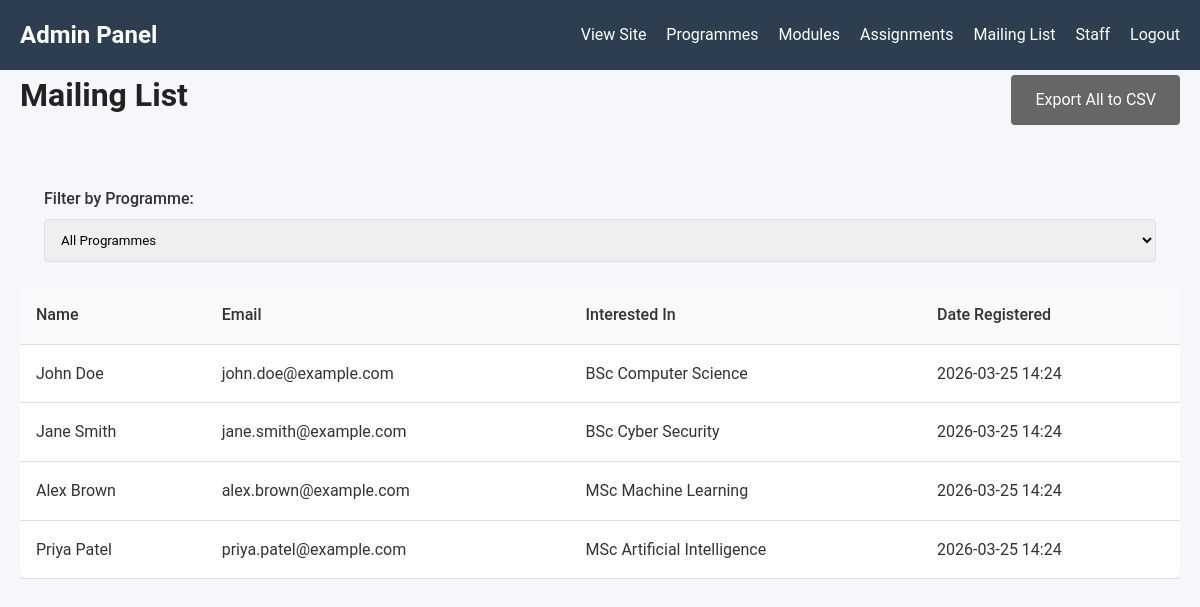
/admin/mailing (signed in), run on the app's committed database.
### tables this page shows
CREATE TABLE InterestedStudents (
    InterestID INT AUTO_INCREMENT PRIMARY KEY,
    ProgrammeID INT NOT NULL,
    StudentName VARCHAR(100) NOT NULL,
    Email VARCHAR(255) NOT NULL,
    RegisteredAt TIMESTAMP DEFAULT CURRENT_TIMESTAMP,
    FOREIGN KEY (ProgrammeID) REFERENCES Programmes(ProgrammeID) ON DELETE CASCADE
);

CREATE TABLE Programmes (
    ProgrammeID INTEGER PRIMARY KEY AUTO_INCREMENT,
    ProgrammeName TEXT NOT NULL,
    LevelID INTEGER,
    ProgrammeLeaderID INTEGER,
    Description TEXT,
    Image TEXT,
    FOREIGN KEY (LevelID) REFERENCES Levels(LevelID),
    FOREIGN KEY (ProgrammeLeaderID) REFERENCES Staff(StaffID)
);

### src/Core/Controller.php (called while the page is built, shortened)
<?php
class Controller
{
    protected function render(string $view, array $data = []): string
    {
        return View::render($view, $data);
    }
}

### src/Controllers/Admin/MailingController.php (called while the page is built, shortened)
<?php
class MailingController extends Controller
{
    public function index()
    {
        $programmeId = (int)($_GET['programme_id'] ?? 0);
        $programmes = Programme::all();
        $interests = Interest::allWithProgrammes($programmeId ?: null);
        return $this->render('admin/mailing/index', [
            'title' => 'Mailing List',
            'programmes' => $programmes,
            'interests' => $interests,
            'selectedProgrammeId' => $programmeId
        ]);
    }
}

### src/Core/Router.php (called while the page is built, shortened)
<?php
class Router
{
    private array $routes = [];
    private function addRoute(string $method, string $path, array $handler): void
    {
        $regex = preg_replace('/\{([a-zA-Z0-9_]+)\}/', '(?P<\1>[a-zA-Z0-9_-]+)', $path);
        $regex = "#^" . $regex . "$#";
        $this->routes[] = [
            'method'  => $method,
            'pattern' => $regex,
            'controller' => $handler[0],
            'action'     => $handler[1],
            'path'       => $path
        ];
    }
    public function dispatch(string $method, string $uri)
    {
        $uri = parse_url($uri, PHP_URL_PATH);
        foreach ($this->routes as $route) {
            if ($route['method'] === $method && preg_match($route['pattern'], $uri, $matches)) {
                $params = array_filter($matches, 'is_string', ARRAY_FILTER_USE_KEY);
                $controllerName = $route['controller'];
                $action = $route['action'];
                if (class_exists($controllerName)) {
                    $controller = new $controllerName();
                    if (method_exists($controller, $action)) {
                        return call_user_func_array([$controller, $action], $params);
                    }
                }
            }
        }
        throw new \Exception("Route not found: $uri");
    }
}

### public/index.php (called while the page is built, shortened)
<?php
require_once __DIR__ . '/../src/Helpers/functions.php';
$app = new \App\Core\App();
require_once __DIR__ . '/../src/Routes/admin.php';
$app->run();

### src/Helpers/functions.php (called while the page is built, shortened)
<?php
if (!function_exists('url')) {
    function url(string $path = ''): string {
        $baseDir = dirname($_SERVER['SCRIPT_NAME']);
        $baseDir = str_replace('\\', '/', $baseDir);
        if ($baseDir === '/') {
            $baseDir = '';
        }
        $path = ltrim($path, '/');
        return $baseDir . '/' . $path;
    }
}

### src/Models/Interest.php (called while the page is built, shortened)
<?php
class Interest
{
    public static function allWithProgrammes(?int $filterProgrammeId = null): array
    {
        $db = Database::getConnection();
        $query = "SELECT i.*, p.ProgrammeName
                  FROM InterestedStudents i
                  JOIN Programmes p ON i.ProgrammeID = p.ProgrammeID";
        $params = [];
        $query .= " ORDER BY i.RegisteredAt DESC";
        $stmt = $db->prepare($query);
        $stmt->execute($params);
        return $stmt->fetchAll(PDO::FETCH_ASSOC);
    }
}

### src/Views/admin/mailing/index.php (the view, shortened to what this page needs)
<div class="admin-header">
    <h1>Mailing List</h1>
    <?php if($selectedProgrammeId): ?>
        <a href="<?= url('/admin/mailing/export?programme_id=' . $selectedProgrammeId) ?>" class="btn btn-secondary">Export to CSV</a>
    <?php else: ?>
        <a href="<?= url('/admin/mailing/export') ?>" class="btn btn-secondary">Export All to CSV</a>
    <?php endif; ?>
</div>
<div class="filter-section">
    <form action="<?= url('/admin/mailing') ?>" method="GET" class="filter-form">
        <div class="form-group">
            <label for="programme_id">Filter by Programme:</label>
            <select name="programme_id" id="programme_id" onchange="this.form.submit()">
                <option value="">All Programmes</option>
            </select>
        </div>
    </form>
</div>
<div class="table-responsive">
    <table class="admin-table">
        <thead>
            <tr>
                <th>Name</th>
                <th>Email</th>
                <th>Interested In</th>
                <th>Date Registered</th>
            </tr>
        </thead>
        <tbody>
            <?php foreach($interests as $interest): ?>
                <tr>
                    <td><?= htmlspecialchars($interest['StudentName']) ?></td>
                    <td><?= htmlspecialchars($interest['Email']) ?></td>
                    <td><?= htmlspecialchars($interest['ProgrammeName']) ?></td>
                    <td><?= date('Y-m-d H:i', strtotime($interest['RegisteredAt'])) ?></td>
                </tr>
            <?php endforeach; ?>
        </tbody>
    </table>
</div>

### public/assets/css/app.css (style rules this page uses)
* { box-sizing: border-box; margin: 0; padding: 0; }
:root { --primary-color: #0b3d91; --secondary-color: #fca311; --text-color: #333; --bg-color: #fff; --light-bg: #f5f7fa; --danger-color: #d9534f; --success-color: #5cb85c; --border-color: #e0e0e0; }
body { font-family: 'Roboto', sans-serif; color: var(--text-color); background-color: var(--bg-color); line-height: 1.6; }
a { color: var(--primary-color); text-decoration: none; }
h1, h2, h3 { margin-bottom: 0.5rem; color: #222; }
.btn { display: inline-block; padding: 0.75rem 1.5rem; border: none; border-radius: 4px; cursor: pointer; font-size: 1rem; text-align: center; text-decoration: none; }
.btn-secondary { background-color: #666; color: white; }
.form-group { margin-bottom: 1rem; text-align: left; }
.form-group label { display: block; margin-bottom: 0.5rem; font-weight: 500; }
.form-group input, .form-group select, .form-group textarea { width: 100%; padding: 0.75rem; border: 1px solid var(--border-color); border-radius: 4px; font-family: inherit; }
.filter-form { display: flex; gap: 1rem; align-items: flex-end; background: var(--light-bg); padding: 1.5rem; border-radius: 8px; }
.filter-form .form-group { flex: 1; margin: 0; }
.admin-body { background-color: var(--light-bg); }
.admin-header { display: flex; justify-content: space-between; align-items: center; margin-bottom: 2rem; }
.table-responsive { overflow-x: auto; }
.admin-table { width: 100%; border-collapse: collapse; background: white; box-shadow: 0 2px 4px rgba(0,0,0,0.05); border-radius: 8px; }
.admin-table th, .admin-table td { padding: 1rem; text-align: left; border-bottom: 1px solid var(--border-color); }
.admin-table th { background: #f8f9fa; font-weight: 500; }

### data on the page
interestedstudents: StudentName "John Doe", Email "john.doe@example.com", ProgrammeID.ProgrammeName "BSc Computer Science", RegisteredAt "2026-03-25 14:24"
interestedstudents: StudentName "Jane Smith", Email "jane.smith@example.com", ProgrammeID.ProgrammeName "BSc Cyber Security", RegisteredAt "2026-03-25 14:24"
interestedstudents: StudentName "Alex Brown", Email "alex.brown@example.com", ProgrammeID.ProgrammeName "MSc Machine Learning", RegisteredAt "2026-03-25 14:24"
interestedstudents: StudentName "Priya Patel", Email "priya.patel@example.com", ProgrammeID.ProgrammeName "MSc Artificial Intelligence", RegisteredAt "2026-03-25 14:24"
